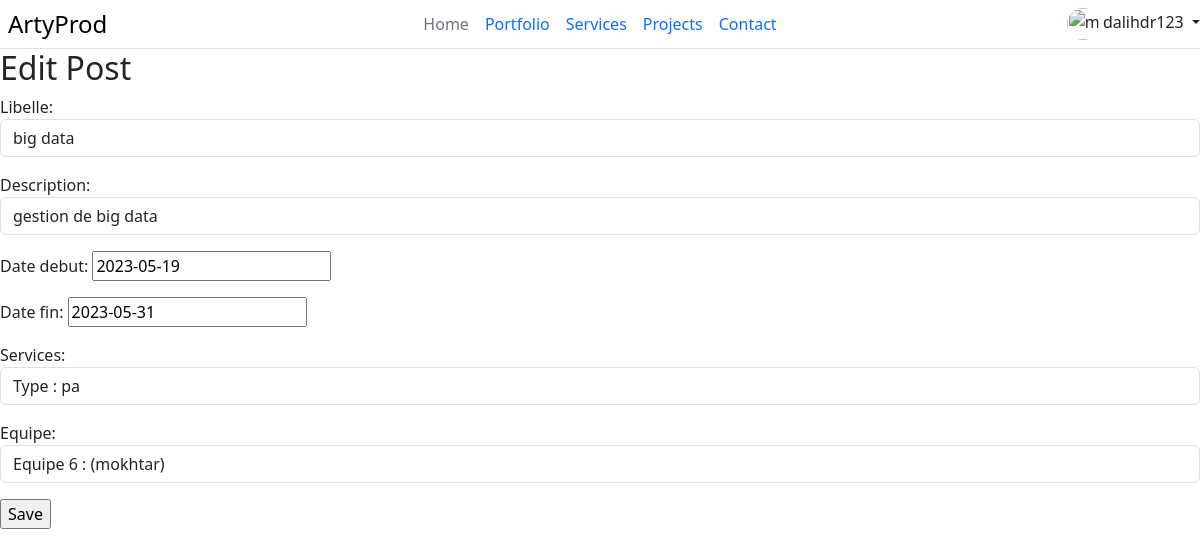
Page /ArtyProd/editprojet/edit/6/ (signed in) on the committed database.
### ArtyProd/models.py (models this page shows, shortened)
class CustomUser(AbstractUser):
    USER_TYPE_CHOICES = [
        ('personnel', 'Personnel'),
        ('client', 'Client'),
    ]
    user_type = models.CharField(
        max_length=20,
        choices=USER_TYPE_CHOICES,
        default='client',
    )
    groups = models.ManyToManyField(
        'auth.Group',
        related_name='custom_users',
        blank=True,
        help_text='The groups this user belongs to. A user will get all permissions granted to each of their groups.',
        verbose_name='groups',
    )
    user_permissions = models.ManyToManyField(
        'auth.Permission',
        related_name='custom_users',
        blank=True,
        help_text='Specific permissions for this user.',
        verbose_name='user permissions',
    )

class Projet(models.Model):
    status = models.BooleanField(default=False)
    libelle=models.CharField(max_length=255)
    description=models.CharField(max_length=255)
    date_debut=models.DateField()
    date_fin=models.DateField()
    acheve=models.BooleanField(default=False)
    services=models.ForeignKey(Service,on_delete=models.CASCADE)
    equipe=models.OneToOneField(Equipe,on_delete=models.CASCADE,default=None)
    avisp=models.DecimalField(default=0,decimal_places=0,max_digits=999)
    avisn=models.DecimalField(default=0,decimal_places=0,max_digits=999)

### ArtyProd/views.py (the view, shortened to what this page needs)
# urls.py: path('editprojet/edit/<int:id>/', views.EditProjet, name='projet-edit'),
def EditProjet(request, id):
    post = get_object_or_404(Projet, id=id)
    if request.method == 'GET':
        context = {'form': ProjetForm(instance=post), 'id': id}
        return render(request,'ArtyProd/editprojet.html',context)

### ArtyProd/forms.py
class ProjetForm(ModelForm):
    class Meta :
        model = Projet
        fields = "__all__"
        exclude = ('status','acheve','avisp','avisn')
        widgets = {
           'libelle' : forms.TextInput(attrs={'class': 'form-control'}),
            'description' : forms.TextInput(attrs={'class': 'form-control'}),
            'services' : forms.Select(attrs={'class': 'form-control'}),
            'equipe' : forms.Select(attrs={'class': 'form-control'}),
        }

### ArtyProd/models.py (called while the page is built)
    def __str__(self):
        return "\nType : "+self.type+"\n"

    def __str__(self):
        personnel_list = ", ".join(personnel.nom for personnel in self.personnels.all())
        i=self.id
        return f"Equipe {i} : ({personnel_list})"

### ArtyProd/templates/ArtyProd/editprojet.html (shortened to what this page needs)
{% extends 'acceuil.html' %}
{% block content %}
<h2>{% if id %} Edit {% else %} New {% endif %} Post</h2>
<form method="post" novalidate>
	{{ form.as_p }}
	<input type="submit" value="Save" />
</form>
{% endblock content %}

### ArtyProd/templates/acceuil.html (shortened to what this page needs)
{% load bootstrap5 %}
{% bootstrap_css %}
{% load bootstrap_icons %}
<header class="d-flex flex-wrap align-items-center justify-content-center justify-content-md-between py-1 mb-6 border-bottom" style="background-color: white;">
  <div class="col-md-1 mb-2 mb-md-0">
    <a href="{% url 'home' %}" class="d-flex align-items-center mb-3 mb-md-0 me-md-auto link-body-emphasis text-decoration-none">
        <span class="fs-4">ArtyProd</span>
      </a>
  </div>
  <ul class="nav col-12 col-md-auto mb-2 justify-content-center mb-md-0">
    <li><a href="{% url 'home' %}" class="nav-link px-2 link-secondary" >Home</a></li>
    <li><a href="#Test" class="nav-link px-2">Portfolio</a></li>
    <li><a href="#Service" class="nav-link px-2">Services</a></li>
    <li><a href="#Project" class="nav-link px-2">Projects</a></li>
    <li><a href="#footer" class="nav-link px-2">Contact</a></li>
  </ul>
  <div class="col-md-1 text-end" >
      {% if user.is_authenticated %}
      <div class="flex-shrink-0 dropdown" style="margin-left: -100px;">
        <a href="#" class="d-block link-dark text-decoration-none dropdown-toggle" data-bs-toggle="dropdown" aria-expanded="false">
          <img src="https://github.com/mdo.png" alt="mdo" width="32" height="32" class="rounded-circle">
          {{user}}
        </a>
      </div>
      {% else %}
        <div class="d-flex align-items-center" style="margin-left: -100px;">
            <a class="nav-link" href="{% url 'login' %}">Connexion</a>
            <a class="nav-link" href="{% url 'register' %}">Inscription</a>
        </div>
        {% endif %}
  </div>
</header>
{% block content %}
{% endblock %}

### rows in the picture
CustomUser: username "dalihdr123"
Projet: libelle "big data", description "gestion de big data", date_debut "2023-05-19", date_fin "2023-05-31", services "Type : pa", equipe "Equipe 6 : (mokhtar)"
